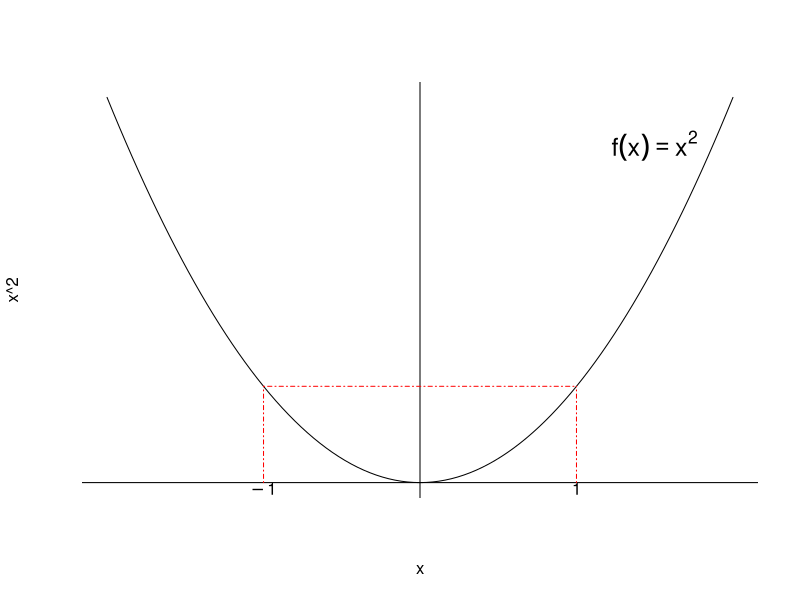

R code for this plot:
curve(x^2,-2,2, axes=F)
abline(h=0, v=0)
text(1.5, 3.5, expression(f(x) == x^2), cex=1.5)
text(-1, -0.06, expression(-1), cex=1)
text(1, -0.06, expression(1), cex=1)
#text(0, -0.06, expression(0), cex=1)

segments(-1, 0, -1, 1, col="red", lty=4)
segments(1, 0, 1, 1, col="red", lty=4)
segments(-1,1,1,1, col="red", lty=4)